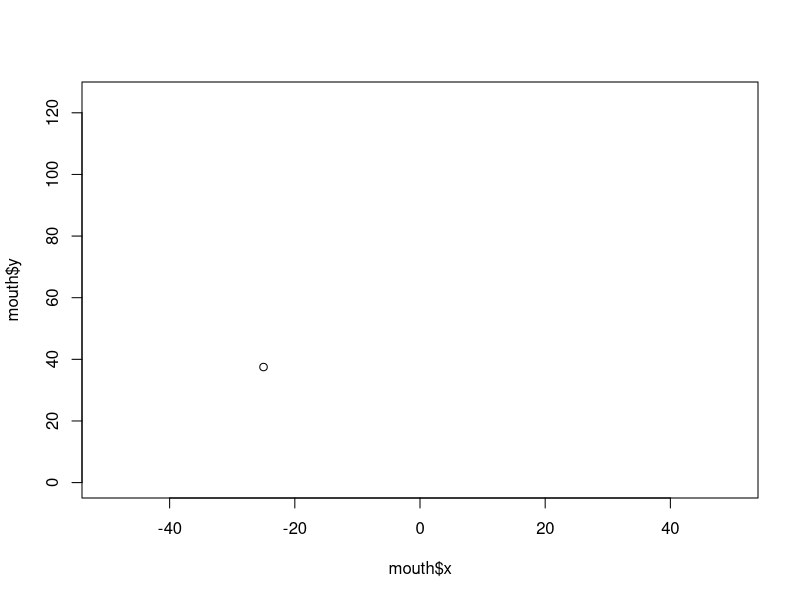
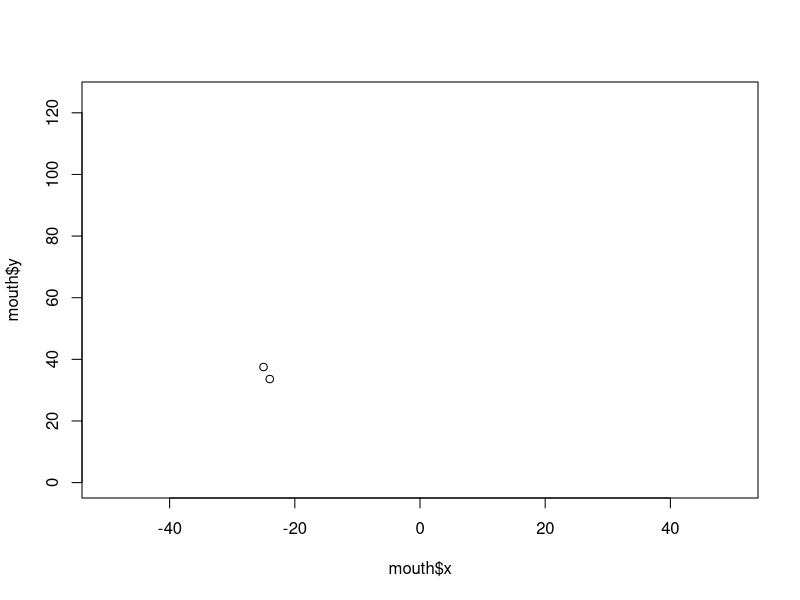
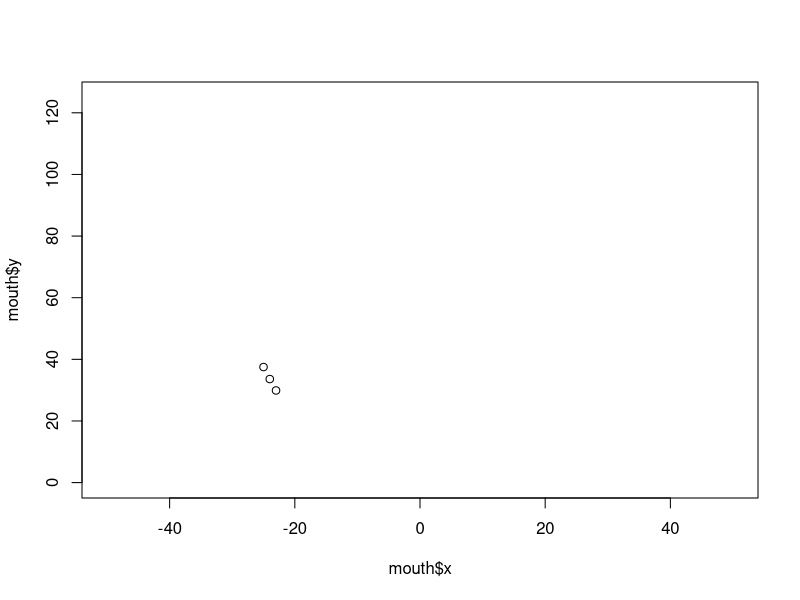
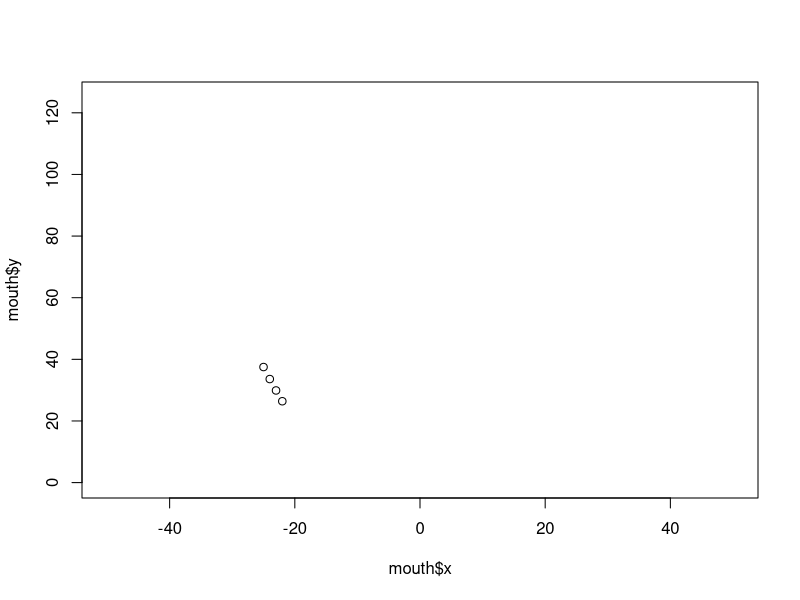
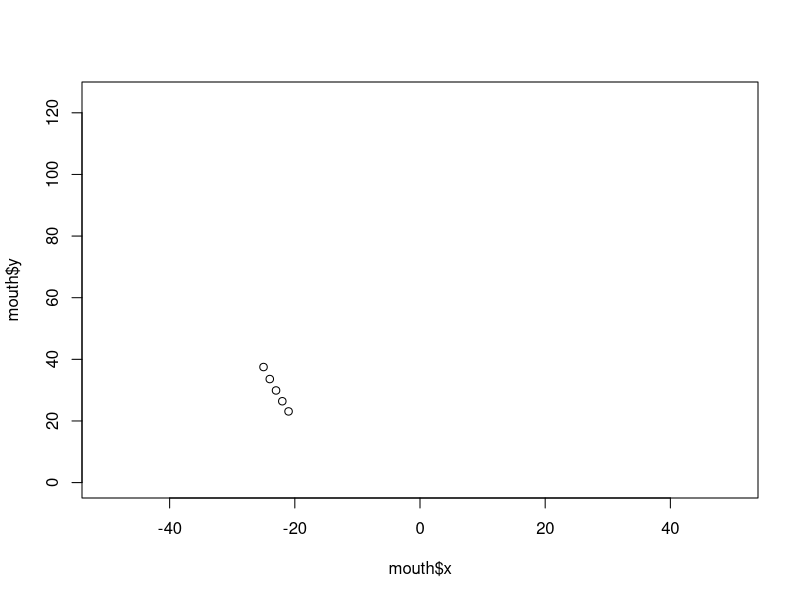
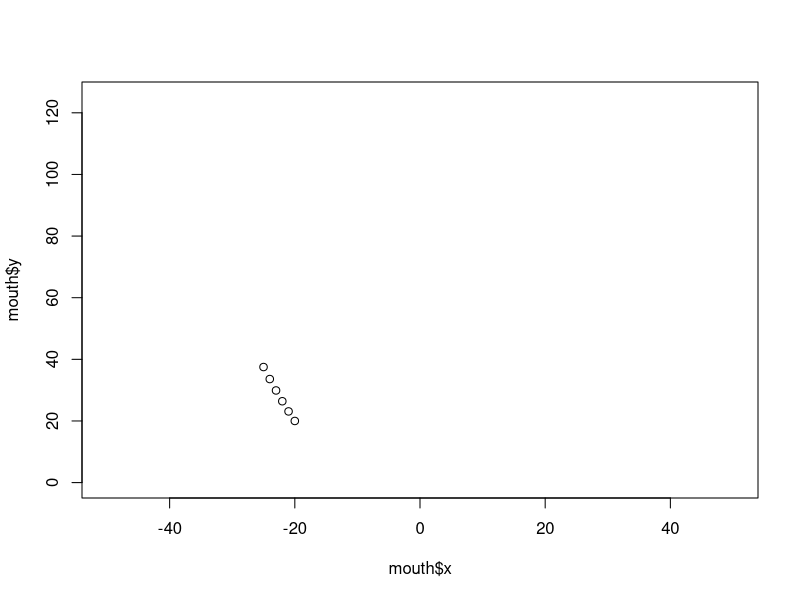
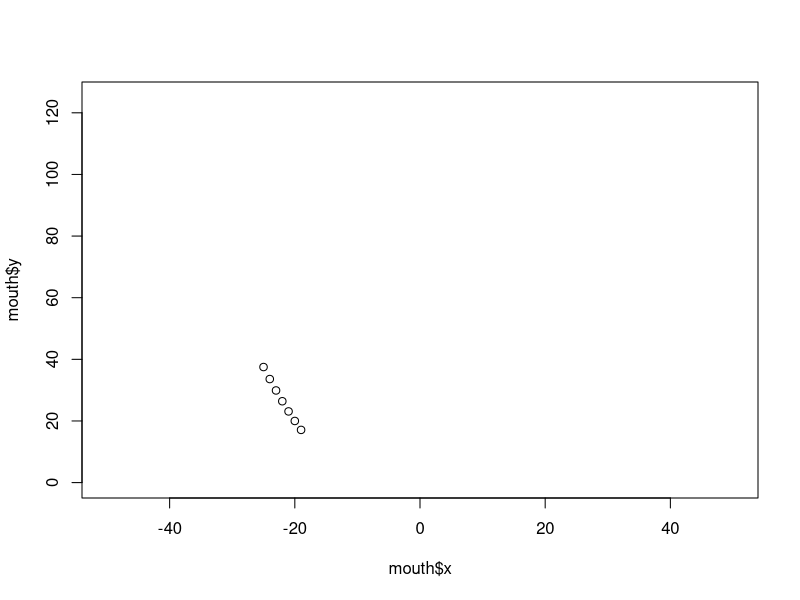
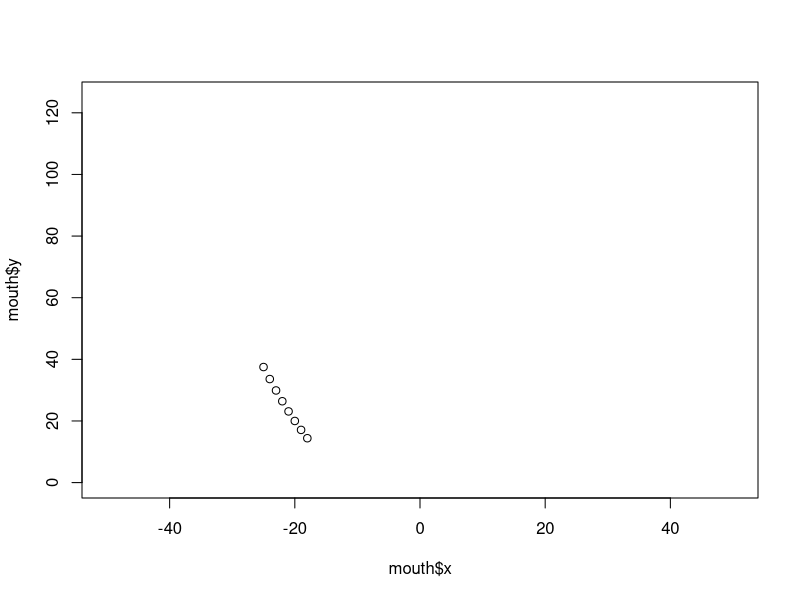

Reproduce these figures in R, in order.

x <- 5
c <- 0
a <- .1
b <- 1
y <- a*(x^2) + b*x + c

mouth <- data.frame()
for (i in -25:15){
  x <- i
  y <- a*x^2 + b*x + c
  print(y)
  coords <- cbind(x, y)
  mouth <- rbind(mouth, coords)
  plot(mouth$x, mouth$y, xlim = c(-50,50), ylim = c(0,125))
}

